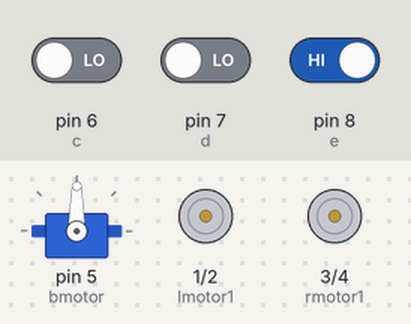
This sketch was run on a simulated Arduino Uno, built with avr-gcc and run on an emulated ATmega328P. On the bench: servo, motor-driver pin pairs drawn as motors (green arrow = first pin HIGH = forward, orange = second pin HIGH = backward, longer = more drive). Inputs (shaded band) come from the test bench; at power-on: pin 8 (e) HIGH, pin 6 (c) LOW, pin 7 (d) LOW.

Above: at 1.2 s.
1.3 s: pin 8 (e) driven LOW
At 1.8 s:
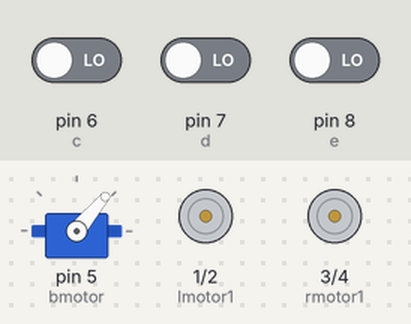
4.3 s: pin 6 (c) driven HIGH
At 4.8 s:
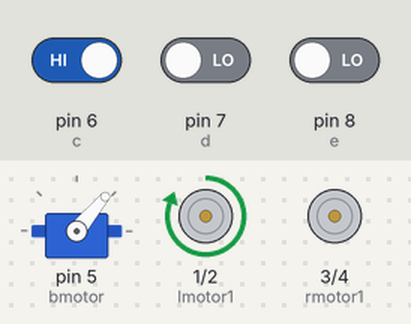
7.3 s: pin 7 (d) driven HIGH
At 7.8 s:
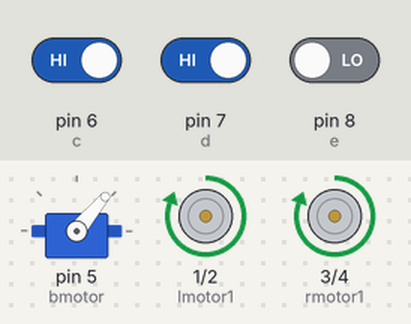
10.3 s: pin 6 (c) driven LOW
At 10.8 s:
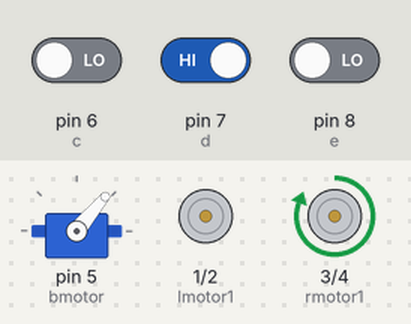
13.3 s: pin 7 (d) driven LOW
At 13.81 s:
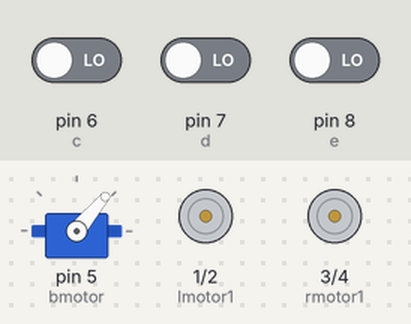
16.3 s: pin 8 (e) driven HIGH
At 16.6 s:
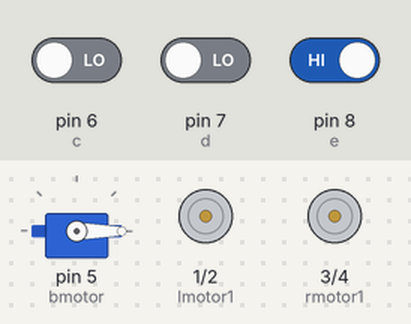
Timing chart, 0 to 18.8 s (numbered marks = the images above; inputs shaded):
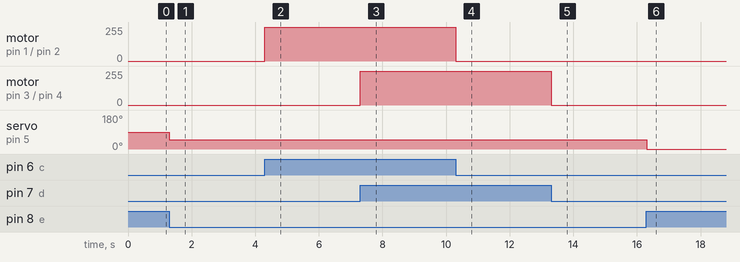

Measured:
- after the input at 1.3 s, servo on pin 5 (bmotor): 90° → 50° at once
- after the input at 4.3 s, motor on pin 1 (lmotor1) / pin 2 (lmotor2): stopped → forward 255/255 at once
- after the input at 7.3 s, motor on pin 3 (rmotor1) / pin 4 (rmotor2): stopped → forward 255/255 at once
- after the input at 10.3 s, motor on pin 1 (lmotor1) / pin 2 (lmotor2): forward 255/255 → stopped at once
- after the input at 13.3 s, motor on pin 3 (rmotor1) / pin 4 (rmotor2): forward 255/255 → stopped at once
- after the input at 16.3 s, servo on pin 5 (bmotor): 50° → 0° at once

The sketch:

Seed_sowing_bot.ino
```cpp
#include <Servo.h>
int lir,rir,bir,lmotor1=1,rmotor1=3,lmotor2=2,rmotor2=4,bmotor=5,c =6,d=7,e=8;
Servo servo1;
void setup() {
  pinMode(lir,INPUT);
  pinMode(rir,INPUT);
    pinMode(bir,INPUT);
    pinMode(lmotor1,OUTPUT);
    pinMode(rmotor1,OUTPUT);
    pinMode(lmotor2,OUTPUT);
    pinMode(rmotor2,OUTPUT);
    servo1.attach(bmotor);
   // Serial.begin(9600);
}
void loop() {
 lir = digitalRead(c);
  rir = digitalRead(d);
  bir = digitalRead(e);
 // Serial.print(rir);
if(lir ==1 && rir==1)
{
  digitalWrite(lmotor1,HIGH);
  digitalWrite(rmotor1,HIGH);
  digitalWrite(lmotor2,LOW);
  digitalWrite(rmotor2,LOW);
  }
if(lir ==0 && rir==1)
{
  digitalWrite(lmotor1,LOW);
  digitalWrite(rmotor1,HIGH);
  digitalWrite(lmotor2,LOW);
  digitalWrite(rmotor2,LOW);
  }
if(lir ==1 && rir==0)
{
  digitalWrite(lmotor1,HIGH);
  digitalWrite(rmotor1,LOW);
  digitalWrite(lmotor2,LOW);
  digitalWrite(rmotor2,LOW);
  }
if(lir ==0 && rir==0)
{
  digitalWrite(lmotor1,LOW);
  digitalWrite(rmotor1,LOW);
  digitalWrite(lmotor2,LOW);
  digitalWrite(rmotor2,LOW);
  }
if(bir == 0)
{
  servo1.write(50);
  delay(100);
  servo1.write(0);
  }
}
```
